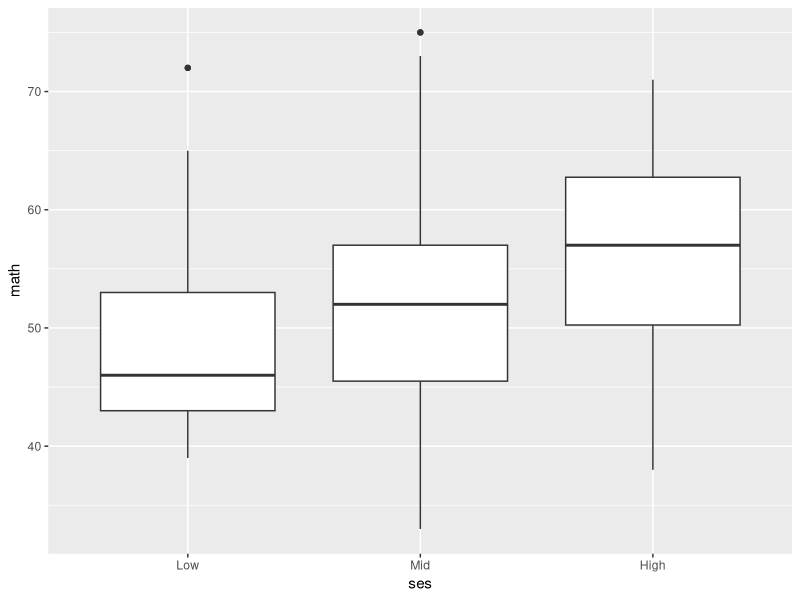

Reproduce this figure in R.
## ---- chunk 1
library(tidyverse)
HSB2 <- read_csv("hsb2.csv")
HSB2$ses <- factor(HSB2$ses, levels = c(1:3), labels = c("Low", "Mid", "High"))
## ---- chunk 2
HSB2 %>%
  group_by(ses) %>%
  summarize(mean(math), median(math), sd(math), min(math), max(math))
## ---- chunk 3
HSB2 %>%
  ggplot(aes(ses, math)) + 
  geom_boxplot()
